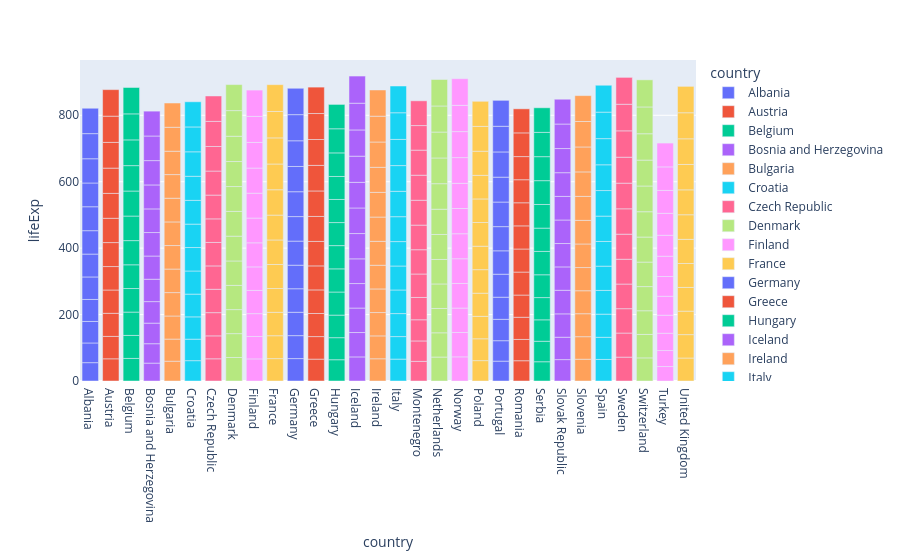

Notebook cell for this chart:
### Code cell
fig = px.bar(df, x="country", y="lifeExp", color="country", hover_name="pop", color_continuous_scale="ice")
fig.show()

### Figure 1 — Plotly figure (JSON) as saved in the notebook; plotly's stock layout.template omitted (floating-point values rounded to 4 significant figures)
{"data": [{"alignmentgroup": "True", "hovertemplate": "<b>%{hovertext}</b><br><br>country=%{x}<br>lifeExp=%{y}<extra></extra>", "hovertext": [1282697, 1476505, 1728137, 1984060, 2263554, 2509048, 2780097, 3075321, 3326498, 3428038, 3508512, 3600523], "legendgroup": "Albania", "marker": {"color": "#636efa", "pattern": {"shape": ""}}, "name": "Albania", "offsetgroup": "Albania", "orientation": "v", "showlegend": true, "textposition": "auto", "type": "bar", "x": ["Albania", "Albania", "Albania", "Albania", "Albania", "Albania", "Albania", "Albania", "Albania", "Albania", "Albania", "Albania"], "xaxis": "x", "y": [55.23, 59.28, 64.82, 66.22, 67.69, 68.93, 70.42, 72, 71.58, 72.95, 75.65, 76.42], "yaxis": "y"}, {"alignmentgroup": "True", "hovertemplate": "<b>%{hovertext}</b><br><br>country=%{x}<br>lifeExp=%{y}<extra></extra>", "hovertext": [6927772, 6965860, 7129864, 7376998, 7544201, 7568430, 7574613, 7578903, 7914969, 8069876, 8148312, 8199783], "legendgroup": "Austria", "marker": {"color": "#EF553B", "pattern": {"shape": ""}}, "name": "Austria", "offsetgroup": "Austria", "orientation": "v", "showlegend": true, "textposition": "auto", "type": "bar", "x": ["Austria", "Austria", "Austria", "Austria", "Austria", "Austria", "Austria", "Austria", "Austria", "Austria", "Austria", "Austria"], "xaxis": "x", "y": [66.8, 67.48, 69.54, 70.14, 70.63, 72.17, 73.18, 74.94, 76.04, 77.51, 78.98, 79.83], "yaxis": "y"}, {"alignmentgroup": "True", "hovertemplate": "<b>%{hovertext}</b><br><br>country=%{x}<br>lifeExp=%{y}<extra></extra>", "hovertext": [8730405, 8989111, 9218400, 9556500, 9709100, 9821800, 9856303, 9870200, 10045622, 10199787, 10311970, 10392226], "legendgroup": "Belgium", "marker": {"color": "#00cc96", "pattern": {"shape": ""}}, "name": "Belgium", "offsetgroup": "Belgium", "orientation": "v", "showlegend": true, "textposition": "auto", "type": "bar", "x": ["Belgium", "Belgium", "Belgium", "Belgium", "Belgium", "Belgium", "Belgium", "Belgium", "Belgium", "Belgium", "Belgium", "Belgium"], "xaxis": "x", "y": [68, 69.24, 70.25, 70.94, 71.44, 72.8, 73.93, 75.35, 76.46, 77.53, 78.32, 79.44], "yaxis": "y"}, {"alignmentgroup": "True", "hovertemplate": "<b>%{hovertext}</b><br><br>country=%{x}<br>lifeExp=%{y}<extra></extra>", "hovertext": [2791000, 3076000, 3349000, 3585000, 3819000, 4086000, 4172693, 4338977, 4256013, 3607000, 4165416, 4552198], "legendgroup": "Bosnia and Herzegovina", "marker": {"color": "#ab63fa", "pattern": {"shape": ""}}, "name": "Bosnia and Herzegovina", "offsetgroup": "Bosnia and Herzegovina", "orientation": "v", "showlegend": true, "textposition": "auto", "type": "bar", "x": ["Bosnia and Herzegovina", "Bosnia and Herzegovina", "Bosnia and Herzegovina", "Bosnia and Herzegovina", "Bosnia and Herzegovina", "Bosnia and Herzegovina", "Bosnia and Herzegovina", "Bosnia and Herzegovina", "Bosnia and Herzegovina", "Bosnia and Herzegovina", "Bosnia and Herzegovina", "Bosnia and Herzegovina"], "xaxis": "x", "y": [53.82, 58.45, 61.93, 64.79, 67.45, 69.86, 70.69, 71.14, 72.18, 73.24, 74.09, 74.85], "yaxis": "y"}, {"alignmentgroup": "True", "hovertemplate": "<b>%{hovertext}</b><br><br>country=%{x}<br>lifeExp=%{y}<extra></extra>", "hovertext": [7274900, 7651254, 8012946, 8310226, 8576200, 8797022, 8892098, 8971958, 8658506, 8066057, 7661799, 7322858], "legendgroup": "Bulgaria", "marker": {"color": "#FFA15A", "pattern": {"shape": ""}}, "name": "Bulgaria", "offsetgroup": "Bulgaria", "orientation": "v", "showlegend": true, "textposition": "auto", "type": "bar", "x": ["Bulgaria", "Bulgaria", "Bulgaria", "Bulgaria", "Bulgaria", "Bulgaria", "Bulgaria", "Bulgaria", "Bulgaria", "Bulgaria", "Bulgaria", "Bulgaria"], "xaxis": "x", "y": [59.6, 66.61, 69.51, 70.42, 70.9, 70.81, 71.08, 71.34, 71.19, 70.32, 72.14, 73.0], "yaxis": "y"}, {"alignmentgroup": "True", "hovertemplate": "<b>%{hovertext}</b><br><br>country=%{x}<br>lifeExp=%{y}<extra></extra>", "hovertext": [3882229, 3991242, 4076557, 4174366, 4225310, 4318673, 4413368, 4484310, 4494013, 4444595, 4481020, 4493312], "legendgroup": "Croatia", "marker": {"color": "#19d3f3", "pattern": {"shape": ""}}, "name": "Croatia", "offsetgroup": "Croatia", "orientation": "v", "showlegend": true, "textposition": "auto", "type": "bar", "x": ["Croatia", "Croatia", "Croatia", "Croatia", "Croatia", "Croatia", "Croatia", "Croatia", "Croatia", "Croatia", "Croatia", "Croatia"], "xaxis": "x", "y": [61.21, 64.77, 67.13, 68.5, 69.61, 70.64, 70.46, 71.52, 72.53, 73.68, 74.88, 75.75], "yaxis": "y"}, {"alignmentgroup": "True", "hovertemplate": "<b>%{hovertext}</b><br><br>country=%{x}<br>lifeExp=%{y}<extra></extra>", "hovertext": [9125183, 9513758, 9620282, 9835109, 9862158, 10161915, 10303704, 10311597, 10315702, 10300707, 10256295, 10228744], "legendgroup": "Czech Republic", "marker": {"color": "#FF6692", "pattern": {"shape": ""}}, "name": "Czech Republic", "offsetgroup": "Czech Republic", "orientation": "v", "showlegend": true, "textposition": "auto", "type": "bar", "x": ["Czech Republic", "Czech Republic", "Czech Republic", "Czech Republic", "Czech Republic", "Czech Republic", "Czech Republic", "Czech Republic", "Czech Republic", "Czech Republic", "Czech Republic", "Czech Republic"], "xaxis": "x", "y": [66.87, 69.03, 69.9, 70.38, 70.29, 70.71, 70.96, 71.58, 72.4, 74.01, 75.51, 76.49], "yaxis": "y"}, {"alignmentgroup": "True", "hovertemplate": "<b>%{hovertext}</b><br><br>country=%{x}<br>lifeExp=%{y}<extra></extra>", "hovertext": [4334000, 4487831, 4646899, 4838800, 4991596, 5088419, 5117810, 5127024, 5171393, 5283663, 5374693, 5468120], "legendgroup": "Denmark", "marker": {"color": "#B6E880", "pattern": {"shape": ""}}, "name": "Denmark", "offsetgroup": "Denmark", "orientation": "v", "showlegend": true, "textposition": "auto", "type": "bar", "x": ["Denmark", "Denmark", "Denmark", "Denmark", "Denmark", "Denmark", "Denmark", "Denmark", "Denmark", "Denmark", "Denmark", "Denmark"], "xaxis": "x", "y": [70.78, 71.81, 72.35, 72.96, 73.47, 74.69, 74.63, 74.8, 75.33, 76.11, 77.18, 78.33], "yaxis": "y"}, {"alignmentgroup": "True", "hovertemplate": "<b>%{hovertext}</b><br><br>country=%{x}<br>lifeExp=%{y}<extra></extra>", "hovertext": [4090500, 4324000, 4491443, 4605744, 4639657, 4738902, 4826933, 4931729, 5041039, 5134406, 5193039, 5238460], "legendgroup": "Finland", "marker": {"color": "#FF97FF", "pattern": {"shape": ""}}, "name": "Finland", "offsetgroup": "Finland", "orientation": "v", "showlegend": true, "textposition": "auto", "type": "bar", "x": ["Finland", "Finland", "Finland", "Finland", "Finland", "Finland", "Finland", "Finland", "Finland", "Finland", "Finland", "Finland"], "xaxis": "x", "y": [66.55, 67.49, 68.75, 69.83, 70.87, 72.52, 74.55, 74.83, 75.7, 77.13, 78.37, 79.31], "yaxis": "y"}, {"alignmentgroup": "True", "hovertemplate": "<b>%{hovertext}</b><br><br>country=%{x}<br>lifeExp=%{y}<extra></extra>", "hovertext": [42459667, 44310863, 47124000, 49569000, 51732000, 53165019, 54433565, 55630100, 57374179, 58623428, 59925035, 61083916], "legendgroup": "France", "marker": {"color": "#FECB52", "pattern": {"shape": ""}}, "name": "France", "offsetgroup": "France", "orientation": "v", "showlegend": true, "textposition": "auto", "type": "bar", "x": ["France", "France", "France", "France", "France", "France", "France", "France", "France", "France", "France", "France"], "xaxis": "x", "y": [67.41, 68.93, 70.51, 71.55, 72.38, 73.83, 74.89, 76.34, 77.46, 78.64, 79.59, 80.66], "yaxis": "y"}, {"alignmentgroup": "True", "hovertemplate": "<b>%{hovertext}</b><br><br>country=%{x}<br>lifeExp=%{y}<extra></extra>", "hovertext": [69145952, 71019069, 73739117, 76368453, 78717088, 78160773, 78335266, 77718298, 80597764, 82011073, 82350671, 82400996], "legendgroup": "Germany", "marker": {"color": "#636efa", "pattern": {"shape": ""}}, "name": "Germany", "offsetgroup": "Germany", "orientation": "v", "showlegend": true, "textposition": "auto", "type": "bar", "x": ["Germany", "Germany", "Germany", "Germany", "Germany", "Germany", "Germany", "Germany", "Germany", "Germany", "Germany", "Germany"], "xaxis": "x", "y": [67.5, 69.1, 70.3, 70.8, 71, 72.5, 73.8, 74.85, 76.07, 77.34, 78.67, 79.41], "yaxis": "y"}, {"alignmentgroup": "True", "hovertemplate": "<b>%{hovertext}</b><br><br>country=%{x}<br>lifeExp=%{y}<extra></extra>", "hovertext": [7733250, 8096218, 8448233, 8716441, 8888628, 9308479, 9786480, 9974490, 10325429, 10502372, 10603863, 10706290], "legendgroup": "Greece", "marker": {"color": "#EF553B", "pattern": {"shape": ""}}, "name": "Greece", "offsetgroup": "Greece", "orientation": "v", "showlegend": true, "textposition": "auto", "type": "bar", "x": ["Greece", "Greece", "Greece", "Greece", "Greece", "Greece", "Greece", "Greece", "Greece", "Greece", "Greece", "Greece"], "xaxis": "x", "y": [65.86, 67.86, 69.51, 71, 72.34, 73.68, 75.24, 76.67, 77.03, 77.87, 78.26, 79.48], "yaxis": "y"}, {"alignmentgroup": "True", "hovertemplate": "<b>%{hovertext}</b><br><br>country=%{x}<br>lifeExp=%{y}<extra></extra>", "hovertext": [9504000, 9839000, 10063000, 10223422, 10394091, 10637171, 10705535, 10612740, 10348684, 10244684, 10083313, 9956108], "legendgroup": "Hungary", "marker": {"color": "#00cc96", "pattern": {"shape": ""}}, "name": "Hungary", "offsetgroup": "Hungary", "orientation": "v", "showlegend": true, "textposition": "auto", "type": "bar", "x": ["Hungary", "Hungary", "Hungary", "Hungary", "Hungary", "Hungary", "Hungary", "Hungary", "Hungary", "Hungary", "Hungary", "Hungary"], "xaxis": "x", "y": [64.03, 66.41, 67.96, 69.5, 69.76, 69.95, 69.39, 69.58, 69.17, 71.04, 72.59, 73.34], "yaxis": "y"}, {"alignmentgroup": "True", "hovertemplate": "<b>%{hovertext}</b><br><br>country=%{x}<br>lifeExp=%{y}<extra></extra>", "hovertext": [147962, 165110, 182053, 198676, 209275, 221823, 233997, 244676, 259012, 271192, 288030, 301931], "legendgroup": "Iceland", "marker": {"color": "#ab63fa", "pattern": {"shape": ""}}, "name": "Iceland", "offsetgroup": "Iceland", "orientation": "v", "showlegend": true, "textposition": "auto", "type": "bar", "x": ["Iceland", "Iceland", "Iceland", "Iceland", "Iceland", "Iceland", "Iceland", "Iceland", "Iceland", "Iceland", "Iceland", "Iceland"], "xaxis": "x", "y": [72.49, 73.47, 73.68, 73.73, 74.46, 76.11, 76.99, 77.23, 78.77, 78.95, 80.5, 81.76], "yaxis": "y"}, {"alignmentgroup": "True", "hovertemplate": "<b>%{hovertext}</b><br><br>country=%{x}<br>lifeExp=%{y}<extra></extra>", "hovertext": [2952156, 2878220, 2830000, 2900100, 3024400, 3271900, 3480000, 3539900, 3557761, 3667233, 3879155, 4109086], "legendgroup": "Ireland", "marker": {"color": "#FFA15A", "pattern": {"shape": ""}}, "name": "Ireland", "offsetgroup": "Ireland", "orientation": "v", "showlegend": true, "textposition": "auto", "type": "bar", "x": ["Ireland", "Ireland", "Ireland", "Ireland", "Ireland", "Ireland", "Ireland", "Ireland", "Ireland", "Ireland", "Ireland", "Ireland"], "xaxis": "x", "y": [66.91, 68.9, 70.29, 71.08, 71.28, 72.03, 73.1, 74.36, 75.47, 76.12, 77.78, 78.89], "yaxis": "y"}, {"alignmentgroup": "True", "hovertemplate": "<b>%{hovertext}</b><br><br>country=%{x}<br>lifeExp=%{y}<extra></extra>", "hovertext": [47666000, 49182000, 50843200, 52667100, 54365564, 56059245, 56535636, 56729703, 56840847, 57479469, 57926999, 58147733], "legendgroup": "Italy", "marker": {"color": "#19d3f3", "pattern": {"shape": ""}}, "name": "Italy", "offsetgroup": "Italy", "orientation": "v", "showlegend": true, "textposition": "auto", "type": "bar", "x": ["Italy", "Italy", "Italy", "Italy", "Italy", "Italy", "Italy", "Italy", "Italy", "Italy", "Italy", "Italy"], "xaxis": "x", "y": [65.94, 67.81, 69.24, 71.06, 72.19, 73.48, 74.98, 76.42, 77.44, 78.82, 80.24, 80.55], "yaxis": "y"}, {"alignmentgroup": "True", "hovertemplate": "<b>%{hovertext}</b><br><br>country=%{x}<br>lifeExp=%{y}<extra></extra>", "hovertext": [413834, 442829, 474528, 501035, 527678, 560073, 562548, 569473, 621621, 692651, 720230, 684736], "legendgroup": "Montenegro", "marker": {"color": "#FF6692", "pattern": {"shape": ""}}, "name": "Montenegro", "offsetgroup": "Montenegro", "orientation": "v", "showlegend": true, "textposition": "auto", "type": "bar", "x": ["Montenegro", "Montenegro", "Montenegro", "Montenegro", "Montenegro", "Montenegro", "Montenegro", "Montenegro", "Montenegro", "Montenegro", "Montenegro", "Montenegro"], "xaxis": "x", "y": [59.16, 61.45, 63.73, 67.18, 70.64, 73.07, 74.1, 74.86, 75.44, 75.44, 73.98, 74.54], "yaxis": "y"}, {"alignmentgroup": "True", "hovertemplate": "<b>%{hovertext}</b><br><br>country=%{x}<br>lifeExp=%{y}<extra></extra>", "hovertext": [10381988, 11026383, 11805689, 12596822, 13329874, 13852989, 14310401, 14665278, 15174244, 15604464, 16122830, 16570613], "legendgroup": "Netherlands", "marker": {"color": "#B6E880", "pattern": {"shape": ""}}, "name": "Netherlands", "offsetgroup": "Netherlands", "orientation": "v", "showlegend": true, "textposition": "auto", "type": "bar", "x": ["Netherlands", "Netherlands", "Netherlands", "Netherlands", "Netherlands", "Netherlands", "Netherlands", "Netherlands", "Netherlands", "Netherlands", "Netherlands", "Netherlands"], "xaxis": "x", "y": [72.13, 72.99, 73.23, 73.82, 73.75, 75.24, 76.05, 76.83, 77.42, 78.03, 78.53, 79.76], "yaxis": "y"}, {"alignmentgroup": "True", "hovertemplate": "<b>%{hovertext}</b><br><br>country=%{x}<br>lifeExp=%{y}<extra></extra>", "hovertext": [3327728, 3491938, 3638919, 3786019, 3933004, 4043205, 4114787, 4186147, 4286357, 4405672, 4535591, 4627926], "legendgroup": "Norway", "marker": {"color": "#FF97FF", "pattern": {"shape": ""}}, "name": "Norway", "offsetgroup": "Norway", "orientation": "v", "showlegend": true, "textposition": "auto", "type": "bar", "x": ["Norway", "Norway", "Norway", "Norway", "Norway", "Norway", "Norway", "Norway", "Norway", "Norway", "Norway", "Norway"], "xaxis": "x", "y": [72.67, 73.44, 73.47, 74.08, 74.34, 75.37, 75.97, 75.89, 77.32, 78.32, 79.05, 80.2], "yaxis": "y"}, {"alignmentgroup": "True", "hovertemplate": "<b>%{hovertext}</b><br><br>country=%{x}<br>lifeExp=%{y}<extra></extra>", "hovertext": [25730551, 28235346, 30329617, 31785378, 33039545, 34621254, 36227381, 37740710, 38370697, 38654957, 38625976, 38518241], "legendgroup": "Poland", "marker": {"color": "#FECB52", "pattern": {"shape": ""}}, "name": "Poland", "offsetgroup": "Poland", "orientation": "v", "showlegend": true, "textposition": "auto", "type": "bar", "x": ["Poland", "Poland", "Poland", "Poland", "Poland", "Poland", "Poland", "Poland", "Poland", "Poland", "Poland", "Poland"], "xaxis": "x", "y": [61.31, 65.77, 67.64, 69.61, 70.85, 70.67, 71.32, 70.98, 70.99, 72.75, 74.67, 75.56], "yaxis": "y"}, {"alignmentgroup": "True", "hovertemplate": "<b>%{hovertext}</b><br><br>country=%{x}<br>lifeExp=%{y}<extra></extra>", "hovertext": [8526050, 8817650, 9019800, 9103000, 8970450, 9662600, 9859650, 9915289, 9927680, 10156415, 10433867, 10642836], "legendgroup": "Portugal", "marker": {"color": "#636efa", "pattern": {"shape": ""}}, "name": "Portugal", "offsetgroup": "Portugal", "orientation": "v", "showlegend": true, "textposition": "auto", "type": "bar", "x": ["Portugal", "Portugal", "Portugal", "Portugal", "Portugal", "Portugal", "Portugal", "Portugal", "Portugal", "Portugal", "Portugal", "Portugal"], "xaxis": "x", "y": [59.82, 61.51, 64.39, 66.6, 69.26, 70.41, 72.77, 74.06, 74.86, 75.97, 77.29, 78.1], "yaxis": "y"}, {"alignmentgroup": "True", "hovertemplate": "<b>%{hovertext}</b><br><br>country=%{x}<br>lifeExp=%{y}<extra></extra>", "hovertext": [16630000, 17829327, 18680721, 19284814, 20662648, 21658597, 22356726, 22686371, 22797027, 22562458, 22404337, 22276056], "legendgroup": "Romania", "marker": {"color": "#EF553B", "pattern": {"shape": ""}}, "name": "Romania", "offsetgroup": "Romania", "orientation": "v", "showlegend": true, "textposition": "auto", "type": "bar", "x": ["Romania", "Romania", "Romania", "Romania", "Romania", "Romania", "Romania", "Romania", "Romania", "Romania", "Romania", "Romania"], "xaxis": "x", "y": [61.05, 64.1, 66.8, 66.8, 69.21, 69.46, 69.66, 69.53, 69.36, 69.72, 71.32, 72.48], "yaxis": "y"}, {"alignmentgroup": "True", "hovertemplate": "<b>%{hovertext}</b><br><br>country=%{x}<br>lifeExp=%{y}<extra></extra>", "hovertext": [6860147, 7271135, 7616060, 7971222, 8313288, 8686367, 9032824, 9230783, 9826397, 10336594, 10111559, 10150265], "legendgroup": "Serbia", "marker": {"color": "#00cc96", "pattern": {"shape": ""}}, "name": "Serbia", "offsetgroup": "Serbia", "orientation": "v", "showlegend": true, "textposition": "auto", "type": "bar", "x": ["Serbia", "Serbia", "Serbia", "Serbia", "Serbia", "Serbia", "Serbia", "Serbia", "Serbia", "Serbia", "Serbia", "Serbia"], "xaxis": "x", "y": [58.0, 61.69, 64.53, 66.91, 68.7, 70.3, 70.16, 71.22, 71.66, 72.23, 73.21, 74.0], "yaxis": "y"}, {"alignmentgroup": "True", "hovertemplate": "<b>%{hovertext}</b><br><br>country=%{x}<br>lifeExp=%{y}<extra></extra>", "hovertext": [3558137, 3844277, 4237384, 4442238, 4593433, 4827803, 5048043, 5199318, 5302888, 5383010, 5410052, 5447502], "legendgroup": "Slovak Republic", "marker": {"color": "#ab63fa", "pattern": {"shape": ""}}, "name": "Slovak Republic", "offsetgroup": "Slovak Republic", "orientation": "v", "showlegend": true, "textposition": "auto", "type": "bar", "x": ["Slovak Republic", "Slovak Republic", "Slovak Republic", "Slovak Republic", "Slovak Republic", "Slovak Republic", "Slovak Republic", "Slovak Republic", "Slovak Republic", "Slovak Republic", "Slovak Republic", "Slovak Republic"], "xaxis": "x", "y": [64.36, 67.45, 70.33, 70.98, 70.35, 70.45, 70.8, 71.08, 71.38, 72.71, 73.8, 74.66], "yaxis": "y"}, {"alignmentgroup": "True", "hovertemplate": "<b>%{hovertext}</b><br><br>country=%{x}<br>lifeExp=%{y}<extra></extra>", "hovertext": [1489518, 1533070, 1582962, 1646912, 1694510, 1746919, 1861252, 1945870, 1999210, 2011612, 2011497, 2009245], "legendgroup": "Slovenia", "marker": {"color": "#FFA15A", "pattern": {"shape": ""}}, "name": "Slovenia", "offsetgroup": "Slovenia", "orientation": "v", "showlegend": true, "textposition": "auto", "type": "bar", "x": ["Slovenia", "Slovenia", "Slovenia", "Slovenia", "Slovenia", "Slovenia", "Slovenia", "Slovenia", "Slovenia", "Slovenia", "Slovenia", "Slovenia"], "xaxis": "x", "y": [65.57, 67.85, 69.15, 69.18, 69.82, 70.97, 71.06, 72.25, 73.64, 75.13, 76.66, 77.93], "yaxis": "y"}, {"alignmentgroup": "True", "hovertemplate": "<b>%{hovertext}</b><br><br>country=%{x}<br>lifeExp=%{y}<extra></extra>", "hovertext": [28549870, 29841614, 31158061, 32850275, 34513161, 36439000, 37983310, 38880702, 39549438, 39855442, 40152517, 40448191], "legendgroup": "Spain", "marker": {"color": "#19d3f3", "pattern": {"shape": ""}}, "name": "Spain", "offsetgroup": "Spain", "orientation": "v", "showlegend": true, "textposition": "auto", "type": "bar", "x": ["Spain", "Spain", "Spain", "Spain", "Spain", "Spain", "Spain", "Spain", "Spain", "Spain", "Spain", "Spain"], "xaxis": "x", "y": [64.94, 66.66, 69.69, 71.44, 73.06, 74.39, 76.3, 76.9, 77.57, 78.77, 79.78, 80.94], "yaxis": "y"}, {"alignmentgroup": "True", "hovertemplate": "<b>%{hovertext}</b><br><br>country=%{x}<br>lifeExp=%{y}<extra></extra>", "hovertext": [7124673, 7363802, 7561588, 7867931, 8122293, 8251648, 8325260, 8421403, 8718867, 8897619, 8954175, 9031088], "legendgroup": "Sweden", "marker": {"color": "#FF6692", "pattern": {"shape": ""}}, "name": "Sweden", "offsetgroup": "Sweden", "orientation": "v", "showlegend": true, "textposition": "auto", "type": "bar", "x": ["Sweden", "Sweden", "Sweden", "Sweden", "Sweden", "Sweden", "Sweden", "Sweden", "Sweden", "Sweden", "Sweden", "Sweden"], "xaxis": "x", "y": [71.86, 72.49, 73.37, 74.16, 74.72, 75.44, 76.42, 77.19, 78.16, 79.39, 80.04, 80.88], "yaxis": "y"}, {"alignmentgroup": "True", "hovertemplate": "<b>%{hovertext}</b><br><br>country=%{x}<br>lifeExp=%{y}<extra></extra>", "hovertext": [4815000, 5126000, 5666000, 6063000, 6401400, 6316424, 6468126, 6649942, 6995447, 7193761, 7361757, 7554661], "legendgroup": "Switzerland", "marker": {"color": "#B6E880", "pattern": {"shape": ""}}, "name": "Switzerland", "offsetgroup": "Switzerland", "orientation": "v", "showlegend": true, "textposition": "auto", "type": "bar", "x": ["Switzerland", "Switzerland", "Switzerland", "Switzerland", "Switzerland", "Switzerland", "Switzerland", "Switzerland", "Switzerland", "Switzerland", "Switzerland", "Switzerland"], "xaxis": "x", "y": [69.62, 70.56, 71.32, 72.77, 73.78, 75.39, 76.21, 77.41, 78.03, 79.37, 80.62, 81.7], "yaxis": "y"}, {"alignmentgroup": "True", "hovertemplate": "<b>%{hovertext}</b><br><br>country=%{x}<br>lifeExp=%{y}<extra></extra>", "hovertext": [22235677, 25670939, 29788695, 33411317, 37492953, 42404033, 47328791, 52881328, 58179144, 63047647, 67308928, 71158647], "legendgroup": "Turkey", "marker": {"color": "#FF97FF", "pattern": {"shape": ""}}, "name": "Turkey", "offsetgroup": "Turkey", "orientation": "v", "showlegend": true, "textposition": "auto", "type": "bar", "x": ["Turkey", "Turkey", "Turkey", "Turkey", "Turkey", "Turkey", "Turkey", "Turkey", "Turkey", "Turkey", "Turkey", "Turkey"], "xaxis": "x", "y": [43.59, 48.08, 52.1, 54.34, 57.01, 59.51, 61.04, 63.11, 66.15, 68.83, 70.84, 71.78], "yaxis": "y"}, {"alignmentgroup": "True", "hovertemplate": "<b>%{hovertext}</b><br><br>country=%{x}<br>lifeExp=%{y}<extra></extra>", "hovertext": [50430000, 51430000, 53292000, 54959000, 56079000, 56179000, 56339704, 56981620, 57866349, 58808266, 59912431, 60776238], "legendgroup": "United Kingdom", "marker": {"color": "#FECB52", "pattern": {"shape": ""}}, "name": "United Kingdom", "offsetgroup": "United Kingdom", "orientation": "v", "showlegend": true, "textposition": "auto", "type": "bar", "x": ["United Kingdom", "United Kingdom", "United Kingdom", "United Kingdom", "United Kingdom", "United Kingdom", "United Kingdom", "United Kingdom", "United Kingdom", "United Kingdom", "United Kingdom", "United Kingdom"], "xaxis": "x", "y": [69.18, 70.42, 70.76, 71.36, 72.01, 72.76, 74.04, 75.01, 76.42, 77.22, 78.47, 79.42], "yaxis": "y"}], "layout": {"autosize": true, "barmode": "relative", "legend": {"title": {"text": "country"}, "tracegroupgap": 0}, "margin": {"t": 60}, "xaxis": {"anchor": "y", "autorange": true, "categoryarray": ["Albania", "Austria", "Belgium", "Bosnia and Herzegovina", "Bulgaria", "Croatia", "Czech Republic", "Denmark", "Finland", "France", "Germany", "Greece", "Hungary", "Iceland", "Ireland", "Italy", "Montenegro", "Netherlands", "Norway", "Poland", "Portugal", "Romania", "Serbia", "Slovak Republic", "Slovenia", "Spain", "Sweden", "Switzerland", "Turkey", "United Kingdom"], "categoryorder": "array", "domain": [0, 1], "range": [-0.5, 29.5], "title": {"text": "country"}, "type": "category"}, "yaxis": {"anchor": "x", "autorange": true, "domain": [0, 1], "range": [0, 966.5], "title": {"text": "lifeExp"}, "type": "linear"}}}
